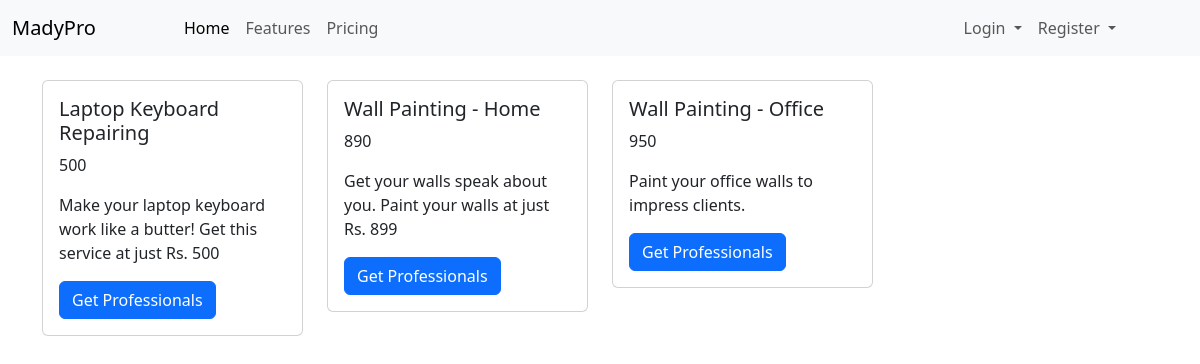
/services, run on the app's committed database.
### app.py (models this page shows, shortened)
class Service(db.Model):
    id = db.Column(db.Integer, autoincrement=True, primary_key=True)
    name = db.Column(db.String, unique=True, nullable=False)
    price = db.Column(db.Integer, nullable=False)
    description = db.Column(db.Text)
    category_id = db.Column(db.Integer, db.ForeignKey('category.id'), nullable=False)
    professionals = db.relationship('Professional', backref='service', lazy=True)

### app.py (the view)
@app.route("/services")
def services():
    all_services = Service.query.all()
    return render_template("services.html", services=all_services)

### templates/services.html
{% extends 'base.html' %}
{% block content %}
    <div class="container mt-4">
        <div class="row">
            {% for service in services %}
            <div class="col-md-3 col-sm-6 mb-4">
                <div class="card">
                    <div class="card-body">
                        <h5 class="card-title">{{ service.name }}</h5>
                        <p class="card-text">{{service.price}}</p>
                        <p class="card-text">{{service.description}}</p>
                        <a href="{{ url_for('get_professionals_of_service', service_id=service.id) }}" class="btn btn-primary">Get Professionals</a>
                    </div>
                </div>
            </div>
            {% endfor %}
        </div>
    </div>
{% endblock %}

### data on the page
Service: name "Laptop Keyboard Repairing", price "500", description "Make your laptop keyboard work like a butter! Get this service at just Rs. 500"
Service: name "Wall Painting - Home", price "890", description "Get your walls speak about you. Paint your walls at just Rs. 899"
Service: name "Wall Painting - Office", price "950", description "Paint your office walls to impress clients."
